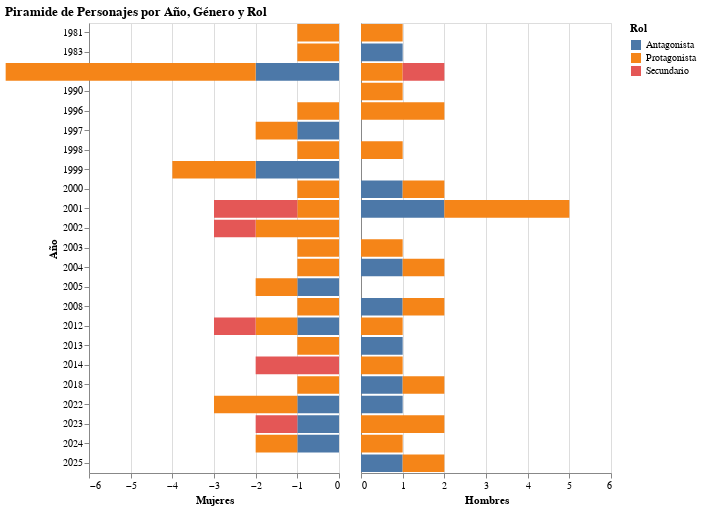

Notebook source saved alongside this figure:
### Code cell
import pandas as pd
import altair as alt

# Cargar datos
df = pd.read_excel('/content/database_limpia_intento2.xlsx')

# Asegurar tipos correctos
df['genero'] = df['genero'].astype('category')
df['roles'] = df['roles'].astype('category')
df['año'] = df['año'].astype(int)

# Agrupar por año, género y rol
df_count = df.groupby(['año', 'genero', 'roles']).size().reset_index(name='cantidad')

# Crear columna con valores negativos para mujeres
df_count['cantidad_signed'] = df_count.apply(
    lambda row: -row['cantidad'] if row['genero'] == 'Femenino' else row['cantidad'],
    axis=1
)

# --------------------------
#   GRÁFICO IZQUIERDO (Mujeres)
# --------------------------
left = alt.Chart(df_count[df_count['genero'] == 'Femenino']).mark_bar().encode(
    y=alt.Y('año:O', title='Año', axis=alt.Axis(title='Año')),
    x=alt.X('cantidad_signed:Q',
            title='Mujeres',
            scale=alt.Scale(domain=[df_count['cantidad_signed'].min(), 0])),
    color=alt.Color('roles:N', title='Rol'),
    tooltip=['año','genero','roles','cantidad']
).properties(
    width=250,
    height=450
)

# --------------------------
#   GRÁFICO DERECHO (Hombres)
# --------------------------
right = alt.Chart(df_count[df_count['genero'] == 'Masculino']).mark_bar().encode(
    y=alt.Y('año:O', title='', axis=alt.Axis(labels=False, ticks=False)),
    x=alt.X('cantidad:Q',
            title='Hombres',
            scale=alt.Scale(domain=[0, df_count['cantidad'].max()])),
    color=alt.Color('roles:N', title='Rol'),
    tooltip=['año','genero','roles','cantidad']
).properties(
    width=250,
    height=450
)

# --------------------------
#   UNIENDO AMBOS GRÁFICOS
# --------------------------
piramide = left | right

piramide.properties(title='Piramide de Personajes por Año, Género y Rol')

### Figure 1 — Vega-Lite specification as saved in the notebook (floating-point values rounded to 4 significant figures)
{"config": {"view": {"continuousWidth": 300, "continuousHeight": 300}}, "hconcat": [{"data": {"name": "data-1916a527cd90d86765a3b57f9067737f"}, "mark": {"type": "bar"}, "encoding": {"color": {"field": "roles", "title": "Rol", "type": "nominal"}, "tooltip": [{"field": "año", "type": "quantitative"}, {"field": "genero", "type": "nominal"}, {"field": "roles", "type": "nominal"}, {"field": "cantidad", "type": "quantitative"}], "x": {"field": "cantidad_signed", "scale": {"domain": [-6, 0]}, "title": "Mujeres", "type": "quantitative"}, "y": {"axis": {"title": "Año"}, "field": "año", "title": "Año", "type": "ordinal"}}, "height": 450, "width": 250}, {"data": {"name": "data-b3c8d47d514b05c4bacaef7bd91aaafb"}, "mark": {"type": "bar"}, "encoding": {"color": {"field": "roles", "title": "Rol", "type": "nominal"}, "tooltip": [{"field": "año", "type": "quantitative"}, {"field": "genero", "type": "nominal"}, {"field": "roles", "type": "nominal"}, {"field": "cantidad", "type": "quantitative"}], "x": {"field": "cantidad", "scale": {"domain": [0, 6]}, "title": "Hombres", "type": "quantitative"}, "y": {"axis": {"labels": false, "ticks": false}, "field": "año", "title": "", "type": "ordinal"}}, "height": 450, "width": 250}], "title": "Piramide de Personajes por Año, Género y Rol", "$schema": "https://vega.github.io/schema/vega-lite/v5.20.1.json", "datasets": {"data-1916a527cd90d86765a3b57f9067737f": [{"año": 1981, "genero": "Femenino", "roles": "Antagonista", "cantidad": 0, "cantidad_signed": 0}, {"año": 1981, "genero": "Femenino", "roles": "Protagonista", "cantidad": 1, "cantidad_signed": -1}, {"año": 1981, "genero": "Femenino", "roles": "Secundario", "cantidad": 0, "cantidad_signed": 0}, {"año": 1983, "genero": "Femenino", "roles": "Antagonista", "cantidad": 0, "cantidad_signed": 0}, {"año": 1983, "genero": "Femenino", "roles": "Protagonista", "cantidad": 1, "cantidad_signed": -1}, {"año": 1983, "genero": "Femenino", "roles": "Secundario", "cantidad": 0, "cantidad_signed": 0}, {"año": 1984, "genero": "Femenino", "roles": "Antagonista", "cantidad": 2, "cantidad_signed": -2}, {"año": 1984, "genero": "Femenino", "roles": "Protagonista", "cantidad": 6, "cantidad_signed": -6}, {"año": 1984, "genero": "Femenino", "roles": "Secundario", "cantidad": 0, "cantidad_signed": 0}, {"año": 1990, "genero": "Femenino", "roles": "Antagonista", "cantidad": 0, "cantidad_signed": 0}, {"año": 1990, "genero": "Femenino", "roles": "Protagonista", "cantidad": 0, "cantidad_signed": 0}, {"año": 1990, "genero": "Femenino", "roles": "Secundario", "cantidad": 0, "cantidad_signed": 0}, {"año": 1996, "genero": "Femenino", "roles": "Antagonista", "cantidad": 0, "cantidad_signed": 0}, {"año": 1996, "genero": "Femenino", "roles": "Protagonista", "cantidad": 1, "cantidad_signed": -1}, {"año": 1996, "genero": "Femenino", "roles": "Secundario", "cantidad": 0, "cantidad_signed": 0}, {"año": 1997, "genero": "Femenino", "roles": "Antagonista", "cantidad": 1, "cantidad_signed": -1}, {"año": 1997, "genero": "Femenino", "roles": "Protagonista", "cantidad": 1, "cantidad_signed": -1}, {"año": 1997, "genero": "Femenino", "roles": "Secundario", "cantidad": 0, "cantidad_signed": 0}, {"año": 1998, "genero": "Femenino", "roles": "Antagonista", "cantidad": 0, "cantidad_signed": 0}, {"año": 1998, "genero": "Femenino", "roles": "Protagonista", "cantidad": 1, "cantidad_signed": -1}, {"año": 1998, "genero": "Femenino", "roles": "Secundario", "cantidad": 0, "cantidad_signed": 0}, {"año": 1999, "genero": "Femenino", "roles": "Antagonista", "cantidad": 2, "cantidad_signed": -2}, {"año": 1999, "genero": "Femenino", "roles": "Protagonista", "cantidad": 2, "cantidad_signed": -2}, {"año": 1999, "genero": "Femenino", "roles": "Secundario", "cantidad": 0, "cantidad_signed": 0}, {"año": 2000, "genero": "Femenino", "roles": "Antagonista", "cantidad": 0, "cantidad_signed": 0}, {"año": 2000, "genero": "Femenino", "roles": "Protagonista", "cantidad": 1, "cantidad_signed": -1}, {"año": 2000, "genero": "Femenino", "roles": "Secundario", "cantidad": 0, "cantidad_signed": 0}, {"año": 2001, "genero": "Femenino", "roles": "Antagonista", "cantidad": 0, "cantidad_signed": 0}, {"año": 2001, "genero": "Femenino", "roles": "Protagonista", "cantidad": 1, "cantidad_signed": -1}, {"año": 2001, "genero": "Femenino", "roles": "Secundario", "cantidad": 2, "cantidad_signed": -2}, {"año": 2002, "genero": "Femenino", "roles": "Antagonista", "cantidad": 0, "cantidad_signed": 0}, {"año": 2002, "genero": "Femenino", "roles": "Protagonista", "cantidad": 2, "cantidad_signed": -2}, {"año": 2002, "genero": "Femenino", "roles": "Secundario", "cantidad": 1, "cantidad_signed": -1}, {"año": 2003, "genero": "Femenino", "roles": "Antagonista", "cantidad": 0, "cantidad_signed": 0}, {"año": 2003, "genero": "Femenino", "roles": "Protagonista", "cantidad": 1, "cantidad_signed": -1}, {"año": 2003, "genero": "Femenino", "roles": "Secundario", "cantidad": 0, "cantidad_signed": 0}, {"año": 2004, "genero": "Femenino", "roles": "Antagonista", "cantidad": 0, "cantidad_signed": 0}, {"año": 2004, "genero": "Femenino", "roles": "Protagonista", "cantidad": 1, "cantidad_signed": -1}, {"año": 2004, "genero": "Femenino", "roles": "Secundario", "cantidad": 0, "cantidad_signed": 0}, {"año": 2005, "genero": "Femenino", "roles": "Antagonista", "cantidad": 1, "cantidad_signed": -1}, {"año": 2005, "genero": "Femenino", "roles": "Protagonista", "cantidad": 1, "cantidad_signed": -1}, {"año": 2005, "genero": "Femenino", "roles": "Secundario", "cantidad": 0, "cantidad_signed": 0}, {"año": 2008, "genero": "Femenino", "roles": "Antagonista", "cantidad": 0, "cantidad_signed": 0}, {"año": 2008, "genero": "Femenino", "roles": "Protagonista", "cantidad": 1, "cantidad_signed": -1}, {"año": 2008, "genero": "Femenino", "roles": "Secundario", "cantidad": 0, "cantidad_signed": 0}, {"año": 2012, "genero": "Femenino", "roles": "Antagonista", "cantidad": 1, "cantidad_signed": -1}, {"año": 2012, "genero": "Femenino", "roles": "Protagonista", "cantidad": 1, "cantidad_signed": -1}, {"año": 2012, "genero": "Femenino", "roles": "Secundario", "cantidad": 1, "cantidad_signed": -1}, {"año": 2013, "genero": "Femenino", "roles": "Antagonista", "cantidad": 0, "cantidad_signed": 0}, {"año": 2013, "genero": "Femenino", "roles": "Protagonista", "cantidad": 1, "cantidad_signed": -1}, {"año": 2013, "genero": "Femenino", "roles": "Secundario", "cantidad": 0, "cantidad_signed": 0}, {"año": 2014, "genero": "Femenino", "roles": "Antagonista", "cantidad": 0, "cantidad_signed": 0}, {"año": 2014, "genero": "Femenino", "roles": "Protagonista", "cantidad": 0, "cantidad_signed": 0}, {"año": 2014, "genero": "Femenino", "roles": "Secundario", "cantidad": 2, "cantidad_signed": -2}, {"año": 2018, "genero": "Femenino", "roles": "Antagonista", "cantidad": 0, "cantidad_signed": 0}, {"año": 2018, "genero": "Femenino", "roles": "Protagonista", "cantidad": 1, "cantidad_signed": -1}, {"año": 2018, "genero": "Femenino", "roles": "Secundario", "cantidad": 0, "cantidad_signed": 0}, {"año": 2022, "genero": "Femenino", "roles": "Antagonista", "cantidad": 1, "cantidad_signed": -1}, {"año": 2022, "genero": "Femenino", "roles": "Protagonista", "cantidad": 2, "cantidad_signed": -2}, {"año": 2022, "genero": "Femenino", "roles": "Secundario", "cantidad": 0, "cantidad_signed": 0}, {"año": 2023, "genero": "Femenino", "roles": "Antagonista", "cantidad": 1, "cantidad_signed": -1}, {"año": 2023, "genero": "Femenino", "roles": "Protagonista", "cantidad": 0, "cantidad_signed": 0}, {"año": 2023, "genero": "Femenino", "roles": "Secundario", "cantidad": 1, "cantidad_signed": -1}, {"año": 2024, "genero": "Femenino", "roles": "Antagonista", "cantidad": 1, "cantidad_signed": -1}, {"año": 2024, "genero": "Femenino", "roles": "Protagonista", "cantidad": 1, "cantidad_signed": -1}, {"año": 2024, "genero": "Femenino", "roles": "Secundario", "cantidad": 0, "cantidad_signed": 0}, {"año": 2025, "genero": "Femenino", "roles": "Antagonista", "cantidad": 0, "cantidad_signed": 0}, {"año": 2025, "genero": "Femenino", "roles": "Protagonista", "cantidad": 0, "cantidad_signed": 0}, {"año": 2025, "genero": "Femenino", "roles": "Secundario", "cantidad": 0, "cantidad_signed": 0}], "data-b3c8d47d514b05c4bacaef7bd91aaafb": [{"año": 1981, "genero": "Masculino", "roles": "Antagonista", "cantidad": 0, "cantidad_signed": 0}, {"año": 1981, "genero": "Masculino", "roles": "Protagonista", "cantidad": 1, "cantidad_signed": 1}, {"año": 1981, "genero": "Masculino", "roles": "Secundario", "cantidad": 0, "cantidad_signed": 0}, {"año": 1983, "genero": "Masculino", "roles": "Antagonista", "cantidad": 1, "cantidad_signed": 1}, {"año": 1983, "genero": "Masculino", "roles": "Protagonista", "cantidad": 0, "cantidad_signed": 0}, {"año": 1983, "genero": "Masculino", "roles": "Secundario", "cantidad": 0, "cantidad_signed": 0}, {"año": 1984, "genero": "Masculino", "roles": "Antagonista", "cantidad": 0, "cantidad_signed": 0}, {"año": 1984, "genero": "Masculino", "roles": "Protagonista", "cantidad": 1, "cantidad_signed": 1}, {"año": 1984, "genero": "Masculino", "roles": "Secundario", "cantidad": 1, "cantidad_signed": 1}, {"año": 1990, "genero": "Masculino", "roles": "Antagonista", "cantidad": 0, "cantidad_signed": 0}, {"año": 1990, "genero": "Masculino", "roles": "Protagonista", "cantidad": 1, "cantidad_signed": 1}, {"año": 1990, "genero": "Masculino", "roles": "Secundario", "cantidad": 0, "cantidad_signed": 0}, {"año": 1996, "genero": "Masculino", "roles": "Antagonista", "cantidad": 0, "cantidad_signed": 0}, {"año": 1996, "genero": "Masculino", "roles": "Protagonista", "cantidad": 2, "cantidad_signed": 2}, {"año": 1996, "genero": "Masculino", "roles": "Secundario", "cantidad": 0, "cantidad_signed": 0}, {"año": 1997, "genero": "Masculino", "roles": "Antagonista", "cantidad": 0, "cantidad_signed": 0}, {"año": 1997, "genero": "Masculino", "roles": "Protagonista", "cantidad": 0, "cantidad_signed": 0}, {"año": 1997, "genero": "Masculino", "roles": "Secundario", "cantidad": 0, "cantidad_signed": 0}, {"año": 1998, "genero": "Masculino", "roles": "Antagonista", "cantidad": 0, "cantidad_signed": 0}, {"año": 1998, "genero": "Masculino", "roles": "Protagonista", "cantidad": 1, "cantidad_signed": 1}, {"año": 1998, "genero": "Masculino", "roles": "Secundario", "cantidad": 0, "cantidad_signed": 0}, {"año": 1999, "genero": "Masculino", "roles": "Antagonista", "cantidad": 0, "cantidad_signed": 0}, {"año": 1999, "genero": "Masculino", "roles": "Protagonista", "cantidad": 0, "cantidad_signed": 0}, {"año": 1999, "genero": "Masculino", "roles": "Secundario", "cantidad": 0, "cantidad_signed": 0}, {"año": 2000, "genero": "Masculino", "roles": "Antagonista", "cantidad": 1, "cantidad_signed": 1}, {"año": 2000, "genero": "Masculino", "roles": "Protagonista", "cantidad": 1, "cantidad_signed": 1}, {"año": 2000, "genero": "Masculino", "roles": "Secundario", "cantidad": 0, "cantidad_signed": 0}, {"año": 2001, "genero": "Masculino", "roles": "Antagonista", "cantidad": 2, "cantidad_signed": 2}, {"año": 2001, "genero": "Masculino", "roles": "Protagonista", "cantidad": 3, "cantidad_signed": 3}, {"año": 2001, "genero": "Masculino", "roles": "Secundario", "cantidad": 0, "cantidad_signed": 0}, {"año": 2002, "genero": "Masculino", "roles": "Antagonista", "cantidad": 0, "cantidad_signed": 0}, {"año": 2002, "genero": "Masculino", "roles": "Protagonista", "cantidad": 0, "cantidad_signed": 0}, {"año": 2002, "genero": "Masculino", "roles": "Secundario", "cantidad": 0, "cantidad_signed": 0}, {"año": 2003, "genero": "Masculino", "roles": "Antagonista", "cantidad": 0, "cantidad_signed": 0}, {"año": 2003, "genero": "Masculino", "roles": "Protagonista", "cantidad": 1, "cantidad_signed": 1}, {"año": 2003, "genero": "Masculino", "roles": "Secundario", "cantidad": 0, "cantidad_signed": 0}, {"año": 2004, "genero": "Masculino", "roles": "Antagonista", "cantidad": 1, "cantidad_signed": 1}, {"año": 2004, "genero": "Masculino", "roles": "Protagonista", "cantidad": 1, "cantidad_signed": 1}, {"año": 2004, "genero": "Masculino", "roles": "Secundario", "cantidad": 0, "cantidad_signed": 0}, {"año": 2005, "genero": "Masculino", "roles": "Antagonista", "cantidad": 0, "cantidad_signed": 0}, {"año": 2005, "genero": "Masculino", "roles": "Protagonista", "cantidad": 0, "cantidad_signed": 0}, {"año": 2005, "genero": "Masculino", "roles": "Secundario", "cantidad": 0, "cantidad_signed": 0}, {"año": 2008, "genero": "Masculino", "roles": "Antagonista", "cantidad": 1, "cantidad_signed": 1}, {"año": 2008, "genero": "Masculino", "roles": "Protagonista", "cantidad": 1, "cantidad_signed": 1}, {"año": 2008, "genero": "Masculino", "roles": "Secundario", "cantidad": 0, "cantidad_signed": 0}, {"año": 2012, "genero": "Masculino", "roles": "Antagonista", "cantidad": 0, "cantidad_signed": 0}, {"año": 2012, "genero": "Masculino", "roles": "Protagonista", "cantidad": 1, "cantidad_signed": 1}, {"año": 2012, "genero": "Masculino", "roles": "Secundario", "cantidad": 0, "cantidad_signed": 0}, {"año": 2013, "genero": "Masculino", "roles": "Antagonista", "cantidad": 1, "cantidad_signed": 1}, {"año": 2013, "genero": "Masculino", "roles": "Protagonista", "cantidad": 0, "cantidad_signed": 0}, {"año": 2013, "genero": "Masculino", "roles": "Secundario", "cantidad": 0, "cantidad_signed": 0}, {"año": 2014, "genero": "Masculino", "roles": "Antagonista", "cantidad": 0, "cantidad_signed": 0}, {"año": 2014, "genero": "Masculino", "roles": "Protagonista", "cantidad": 1, "cantidad_signed": 1}, {"año": 2014, "genero": "Masculino", "roles": "Secundario", "cantidad": 0, "cantidad_signed": 0}, {"año": 2018, "genero": "Masculino", "roles": "Antagonista", "cantidad": 1, "cantidad_signed": 1}, {"año": 2018, "genero": "Masculino", "roles": "Protagonista", "cantidad": 1, "cantidad_signed": 1}, {"año": 2018, "genero": "Masculino", "roles": "Secundario", "cantidad": 0, "cantidad_signed": 0}, {"año": 2022, "genero": "Masculino", "roles": "Antagonista", "cantidad": 1, "cantidad_signed": 1}, {"año": 2022, "genero": "Masculino", "roles": "Protagonista", "cantidad": 0, "cantidad_signed": 0}, {"año": 2022, "genero": "Masculino", "roles": "Secundario", "cantidad": 0, "cantidad_signed": 0}, {"año": 2023, "genero": "Masculino", "roles": "Antagonista", "cantidad": 0, "cantidad_signed": 0}, {"año": 2023, "genero": "Masculino", "roles": "Protagonista", "cantidad": 2, "cantidad_signed": 2}, {"año": 2023, "genero": "Masculino", "roles": "Secundario", "cantidad": 0, "cantidad_signed": 0}, {"año": 2024, "genero": "Masculino", "roles": "Antagonista", "cantidad": 0, "cantidad_signed": 0}, {"año": 2024, "genero": "Masculino", "roles": "Protagonista", "cantidad": 1, "cantidad_signed": 1}, {"año": 2024, "genero": "Masculino", "roles": "Secundario", "cantidad": 0, "cantidad_signed": 0}, {"año": 2025, "genero": "Masculino", "roles": "Antagonista", "cantidad": 1, "cantidad_signed": 1}, {"año": 2025, "genero": "Masculino", "roles": "Protagonista", "cantidad": 1, "cantidad_signed": 1}, {"año": 2025, "genero": "Masculino", "roles": "Secundario", "cantidad": 0, "cantidad_signed": 0}]}}
